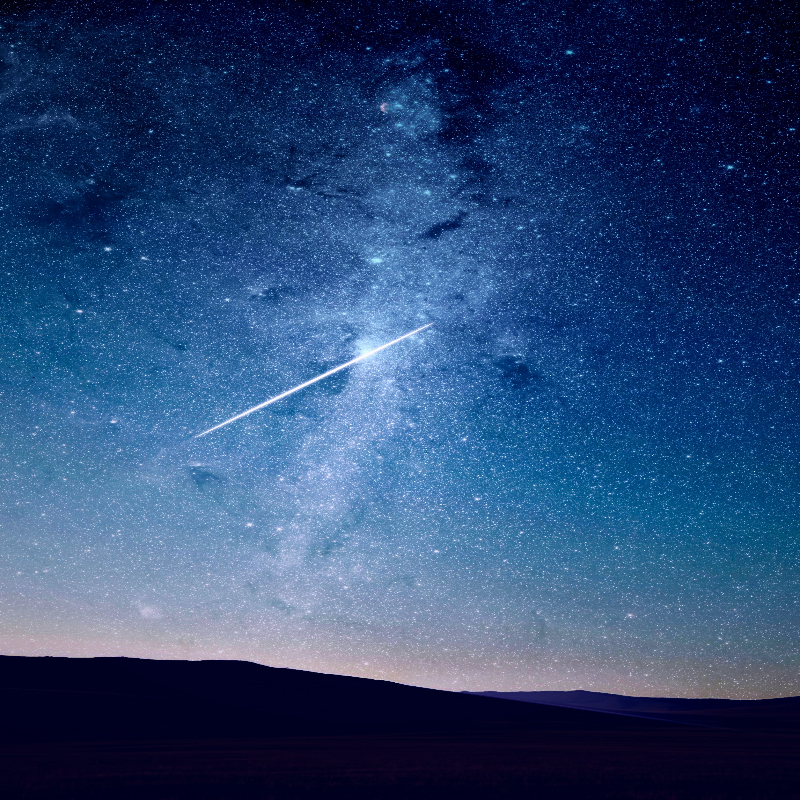
#> input picture treasure-hunt-questions/OpenCV/Images/round2.png, 800 x 800 px
$ jupyter execute --allow-errors Answers.ipynb
#> lines starting #> are read from the running program, lines starting #| are printed output that depends on the picture; after the words box and inside, x2 and y2 are one past the last pixel; in counts of white or black regions, pixels touching at a corner belong together
# Importing Libraries

[cell 1]
import cv2
import numpy as np

# First Image

[cell 2]
first = cv2.imread("Images/round1.jpg")

# [9 lines of commented-out code are left out]
#> (the rest of this cell did not finish here and is left out)

# Second Image

[cell 3]
second = cv2.imread("Images/round2.png")
#> second is the input picture: shape (800, 800, 3); mean B, G, R 115.7, 71.9, 43.7
cv2.imshow("Second", second)

b,g,r = cv2.split(second)
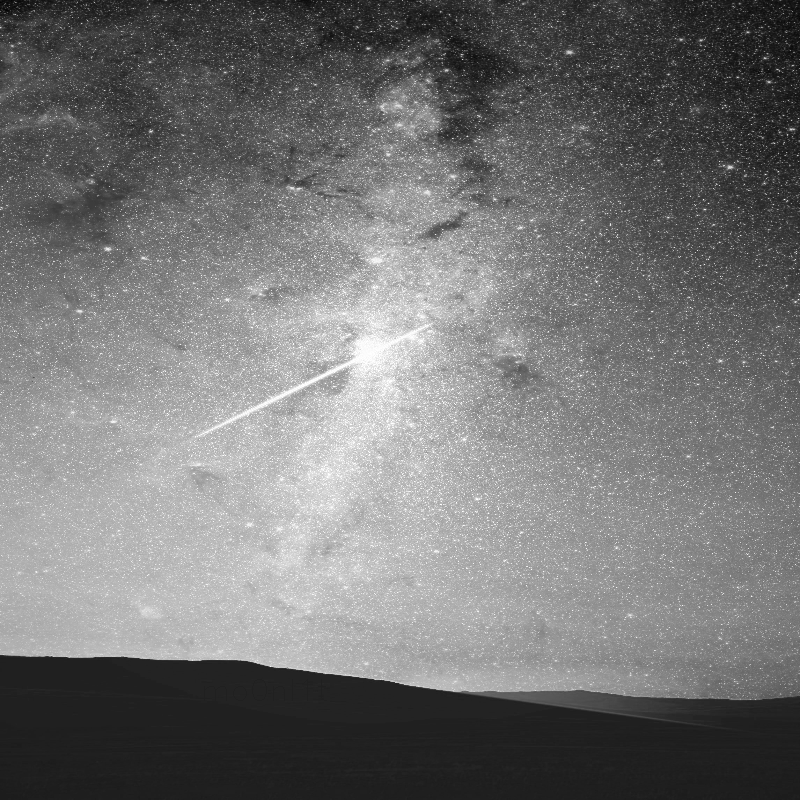
#> b: shape (800, 800); min 2, max 255, mean 115.7
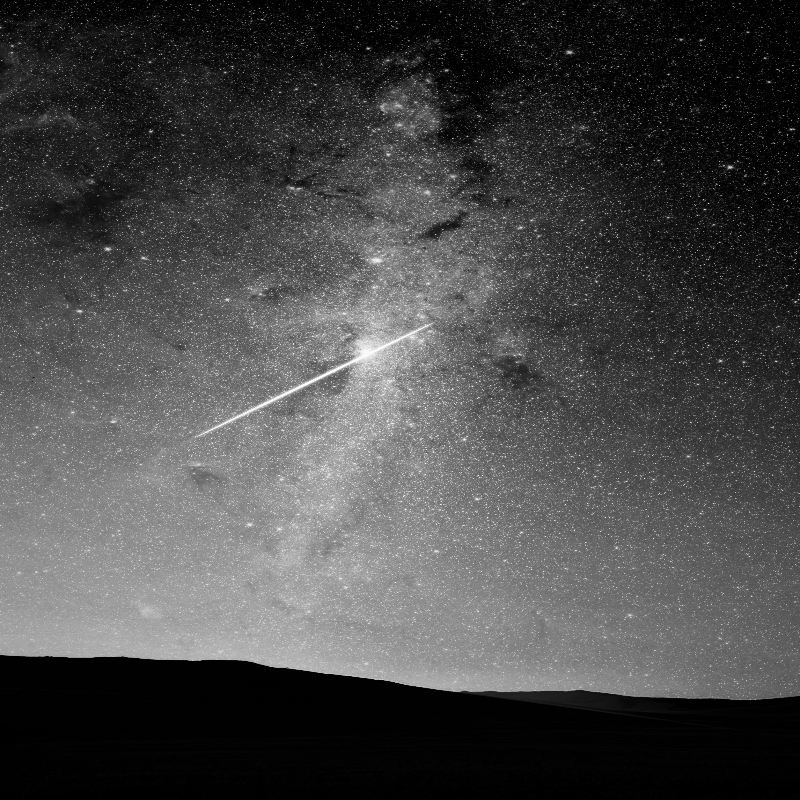
#> g: shape (800, 800); min 0, max 254, mean 71.9
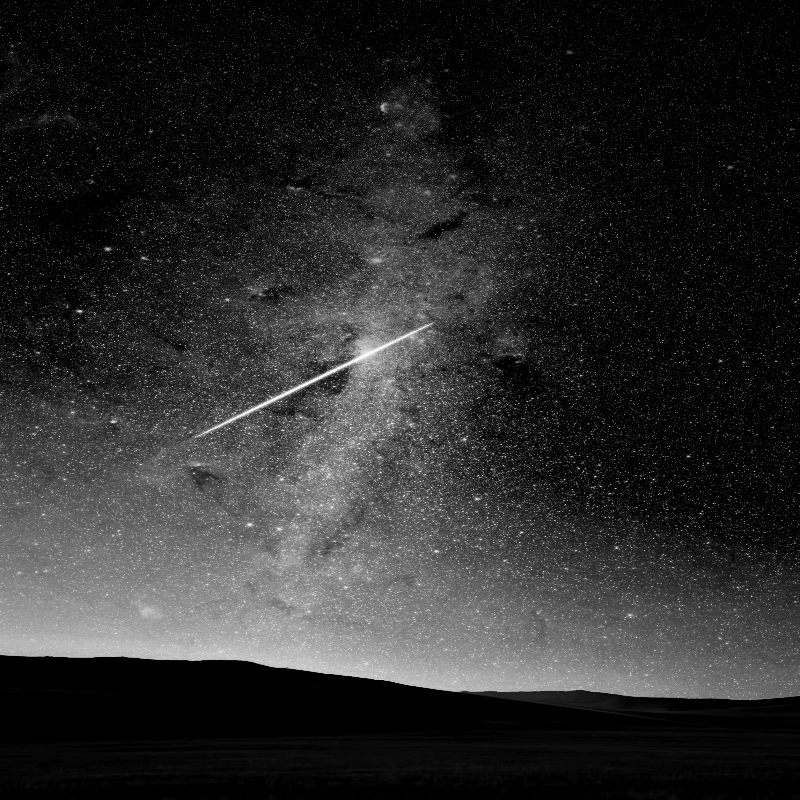
#> r: shape (800, 800); min 0, max 253, mean 43.7
ret, bt = cv2.threshold(b, 32, 255, cv2.THRESH_BINARY)
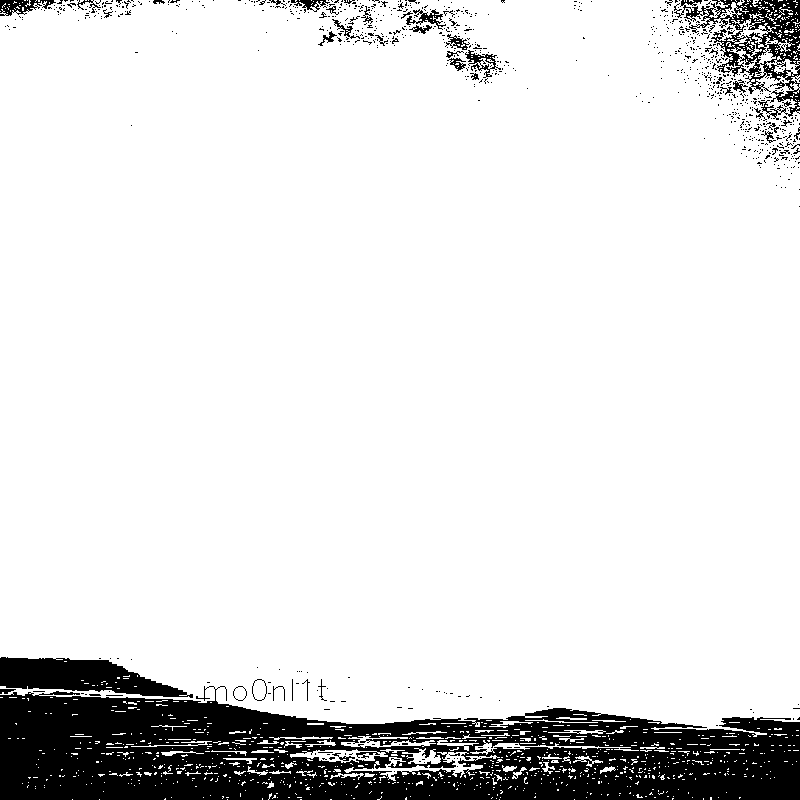
#> bt: shape (800, 800); 88.2% white; 880 black regions (836 under 20 px), largest, box (x1, y1, x2, y2) and area: (0, 686, 800, 800) 60850, (674, 0, 800, 120) 4809, (0, 657, 193, 698) 4590
ret, gt = cv2.threshold(g, 32, 255, cv2.THRESH_BINARY)
#> gt: shape (800, 800); 64.7% white; 1322 black regions (1282 under 20 px), largest, box (x1, y1, x2, y2) and area: (0, 0, 800, 380) 124086, (0, 655, 800, 800) 96419, (459, 153, 494, 183) 415
ret, rt = cv2.threshold(r, 32, 255, cv2.THRESH_BINARY)
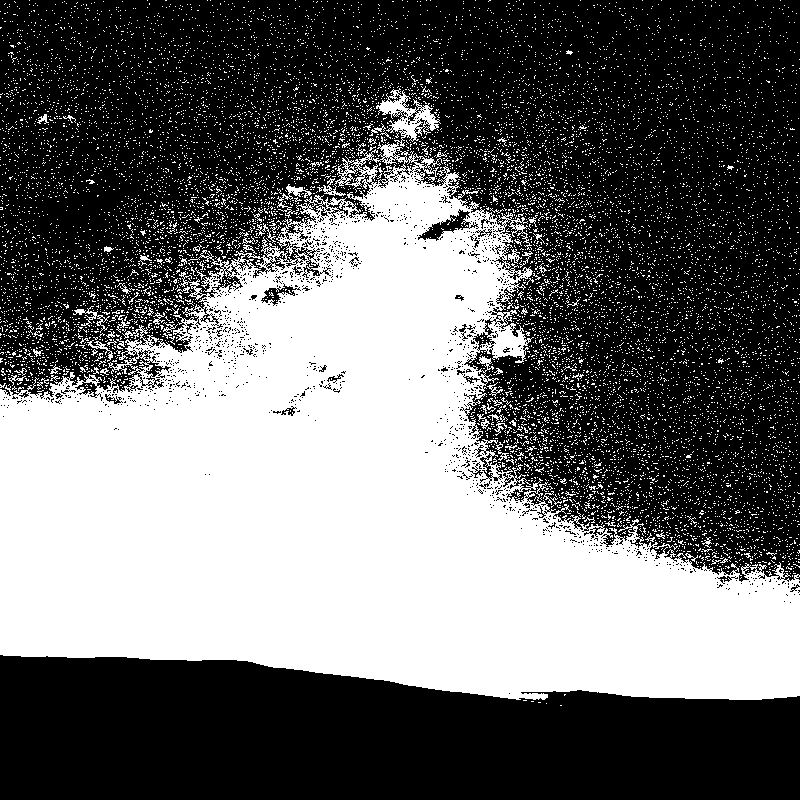
#> rt: shape (800, 800); 41.2% white; 12008 white regions (11927 under 20 px), largest, box (x1, y1, x2, y2) and area: (0, 88, 800, 700) 238579, (277, 184, 312, 218) 257, (73, 306, 110, 333) 203
cv2.imshow("b", bt)
cv2.imshow("g", gt)
cv2.imshow("r", rt)
cv2.waitKey(0)
cv2.destroyAllWindows()

# Third Image

[cell 4]
third = cv2.imread("Images/round3.png")
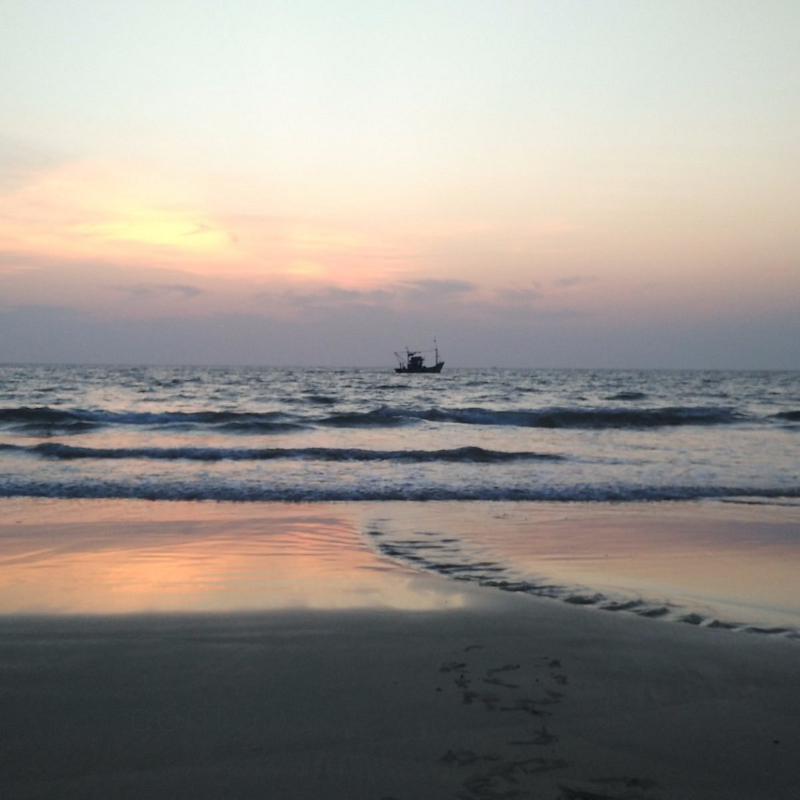
#> input picture treasure-hunt-questions/OpenCV/Images/round3.png, 800 x 800 px
#> third is the input picture: shape (800, 800, 3); mean B, G, R 141.2, 146.7, 152.2
cv2.imshow("third", third)
m=9
n=m//2
kernel1 = np.full((m,m),-1)
for i in range(m):
    for j in range(m):
        if (i+j)%2==0:
            kernel1[i,j]=0
kernel1[n,n]=(m)*m//2+1
thirdWithFilter = cv2.filter2D(third, -1, kernel1)
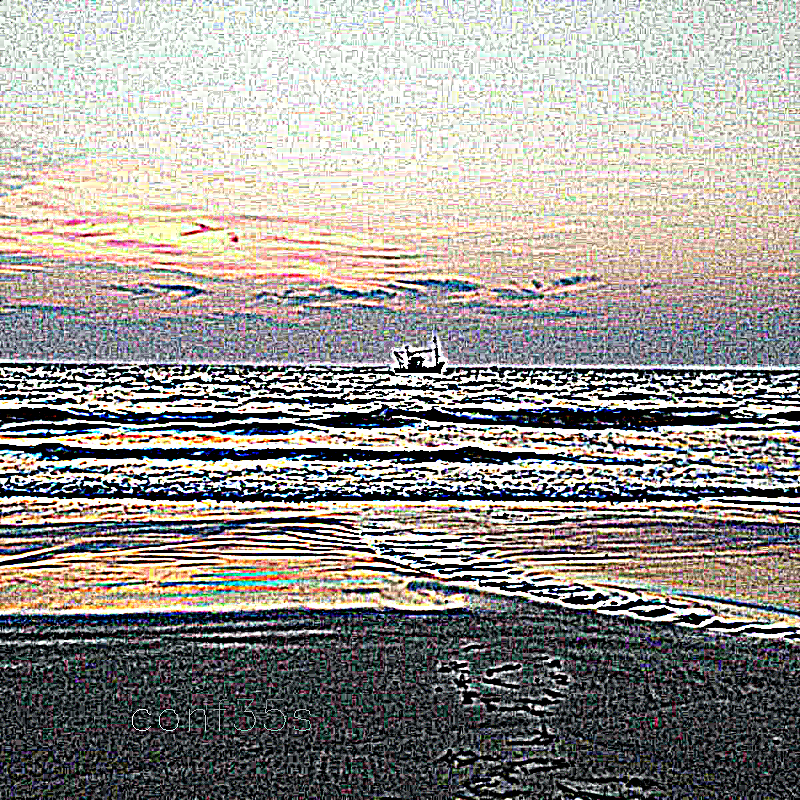
#> thirdWithFilter: shape (800, 800, 3); mean B, G, R 144.7, 149.5, 152.6
cv2.imshow("thirdWithFilter", thirdWithFilter)
cv2.waitKey(0)
cv2.destroyAllWindows()
